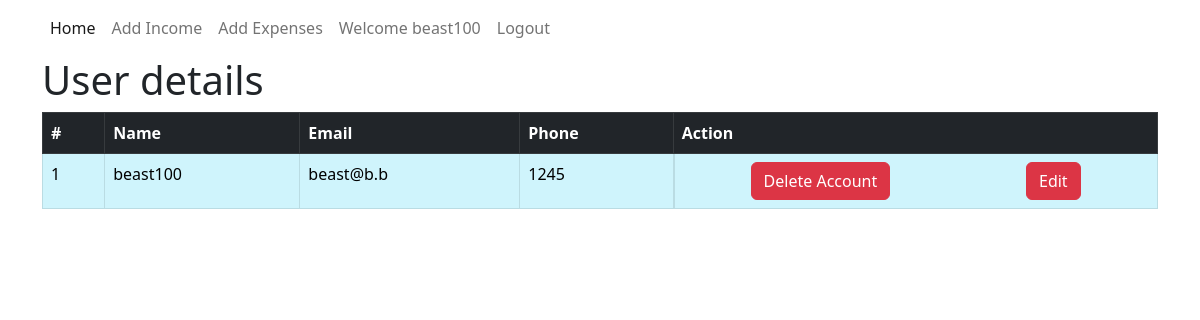
/profile.php (signed in), run on the app's committed database.
### tables this page shows
CREATE TABLE `user` (
  `id` int(150) NOT NULL,
  `name` varchar(500) NOT NULL,
  `email` varchar(500) NOT NULL,
  `phone` varchar(500) NOT NULL,
  `password` varchar(500) NOT NULL
);

### profile.php (the view, shortened to what this page needs)
<?php session_start();
$name = $_SESSION['name'];
$email = $_SESSION['email'];
?>
<!DOCTYPE html>
<html lang="en">
<head>
    <link href="https://cdn.jsdelivr.net/npm/bootstrap@5.2.1/dist/css/bootstrap.min.css" rel="stylesheet">
</head>
<body>
    <header>
    <nav class="navbar navbar-expand-lg">
  <div class="container">
    <div class="collapse navbar-collapse" id="navbarSupportedContent">
      <ul class="navbar-nav me-auto mb-2 mb-lg-0">
        <li class="nav-item">
          <a class="nav-link active" aria-current="page" href="dashboard.php">Home</a>
        </li>
        <li class="nav-item">
          <a class="nav-link" href="add-income.php">Add Income</a>
        </li>
        <li class="nav-item">
          <a class="nav-link" href="add-expense.php">Add Expenses</a>
        </li>
        <li class="nav-item">
            <a href="profile.php" class="nav-link">Welcome <?php echo $name;?></a>
        </li>
        <li class="nav-item">
            <a href="logout.php" class="nav-link">Logout</a>
        </li>
      </ul>
    </div>
  </div>
</nav>
    </header>
    <section class="container">
            <h1>User details</h1>
            <?php
            $fetch_user = mysqli_query($conn, "SELECT * FROM `user` WHERE `user`.`email` = '$email' ORDER BY `id` Desc; ");
            $count = mysqli_num_rows($fetch_user);
            if($count == 0){
                echo '<div class="alert alert-warning">No data of the user.</div>';
            }
            else{ ?>
                <table class="table table-bordered">
                    <tr class="table-dark">
                        <th>#</th>
                        <th>Name</th>
                        <th>Email</th>
                        <th>Phone</th>
                        <th>Action</th>
                    </tr>
                    <?php
                    $i = 1;
                    while($row = mysqli_fetch_assoc($fetch_user)){
                        ?>
                        <tr class="table-info">
                            <td><?php echo $i; $i = $i + 1; ?></td>
                            <td><?php echo $row['name']; ?></td>
                            <td><?php echo $row['email']; ?></td>
                            <td><?php echo $row['phone']; ?></td>
                            <td class="d-flex justify-content-around">
                                <a class="btn btn-danger" href="edit.php?delete=<?php echo $row['id']; ?>">Delete Account</a>
                                <a class="btn btn-danger" href="edit.php?edit=<?php echo $row['id']; ?>">Edit</a>
                            </td>
                        </tr>
                   <?php }  ?>
                </table>
        <?php } ?>
    </section>
</body>
</html>

### data on the page
user: name "beast100", email "beast@b.b", phone "1245"

### other printed values
$name "beast100"
